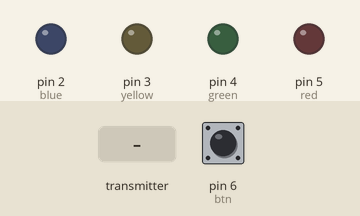
Recording of a sketch running on a simulated Arduino Uno, built with avr-gcc and run on an emulated ATmega328P. On the bench: output pins drawn as LEDs (lit = HIGH). Inputs (shaded band) come from the test bench; at power-on: pin 6 (btn) HIGH. No radio packets arrive unless stated; what the sketch prints to the serial monitor is not drawn.

Above: at 1.2 s.
1.3 s: the transmitter starts sending buttonA = 0
At 2.5 s:
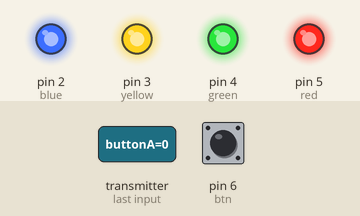
2.8 s: the transmitter starts sending buttonB = 1
At 3.8 s:
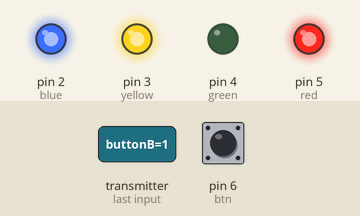
4.3 s: the transmitter starts sending buttonC = 1
At 5.0 s:
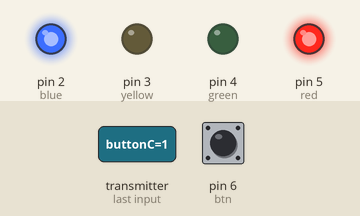
5.8 s: the transmitter starts sending buttonD = 1
At 7.0 s:
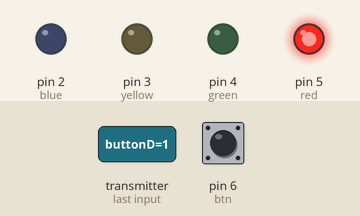
7.3 s: the transmitter starts sending buttonB = 0
At 8.5 s:
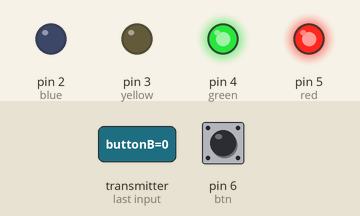
8.8 s: the transmitter starts sending buttonA = 1
At 9.6 s:
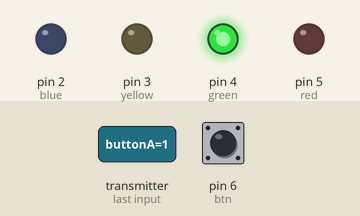
Timing chart, 0 to 11.3 s (numbered marks = the images above; inputs shaded):
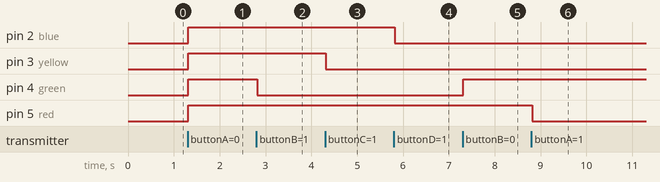

Measured:
- after the input at 1.3 s, pin 2 (blue), pin 3 (yellow), pin 4 (green), pin 5 (red): LOW → HIGH at once
- after the input at 2.8 s, pin 4 (green): HIGH → LOW at once
- after the input at 4.3 s, pin 3 (yellow): HIGH → LOW at once
- after the input at 5.8 s, pin 2 (blue): HIGH → LOW at once
- after the input at 7.3 s, pin 4 (green): LOW → HIGH at once
- after the input at 8.8 s, pin 5 (red): HIGH → LOW at once

The sketch:

A_robot_bi_directional_communication.ino
```cpp
#include <SPI.h>
#include <RF24.h>

#define red 5
#define green 4
#define yellow 3
#define blue 2
#define btn 6

#define COUNT 10 // nomber for statistics
#define DATARATE RF24_2MBPS
const uint64_t pipes[2] = {0xF0F0F0F0E1LL, 0xF0F0F0F0D2LL};
RF24 radio(7, 8);

int _success = 0;
int _fail = 0;
unsigned long _startTime = 0;

typedef struct{
  bool buttonA;
  bool buttonB;
  bool buttonC;
  bool buttonD;
}
remoteDef;
remoteDef remotePak;

typedef struct{
  bool lightSwitch;
}
robotDef;
robotDef robotPak;

void setup(){
  Serial.begin(9600);
  pinMode(btn, INPUT_PULLUP);
  pinMode(red, OUTPUT);
  pinMode(green, OUTPUT);
  pinMode(yellow, OUTPUT);
  pinMode(blue, OUTPUT);

  digitalWrite(red, LOW);
  digitalWrite(green, LOW);
  digitalWrite(yellow, LOW);
  digitalWrite(blue, LOW);

  radio.begin();

  //different from remote code
  radio.openWritingPipe(pipes [1]);
  radio.openReadingPipe(1, pipes[0]);

  radio.setDataRate( DATARATE ) ;
  radio.setPALevel( RF24_PA_MAX ) ;
  radio.setChannel(0x34);
  radio.enableDynamicPayloads() ;
  radio.enableAckPayload();               // not used here
  radio.setRetries(0, 15);                // Smallest time between retries, max no. of retries
  radio.setAutoAck( true ) ;
  radio.printDetails();
  radio.powerUp();
  radio.startListening();
}

void loop(){
  if ( radio.available()){
    radio.read(&remotePak, sizeof(remotePak));
    robotPak.lightSwitch = digitalRead(btn);
    radio.stopListening();
    radio.write( &robotPak, sizeof(robotPak) );
    Serial.print("Sent response ");
    radio.startListening();

    digitalWrite(red, !remotePak.buttonA);
    digitalWrite(green, !remotePak.buttonB);
    digitalWrite(yellow, !remotePak.buttonC);
    digitalWrite(blue, !remotePak.buttonD);
  }
  Serial.println(" ");
}
```
